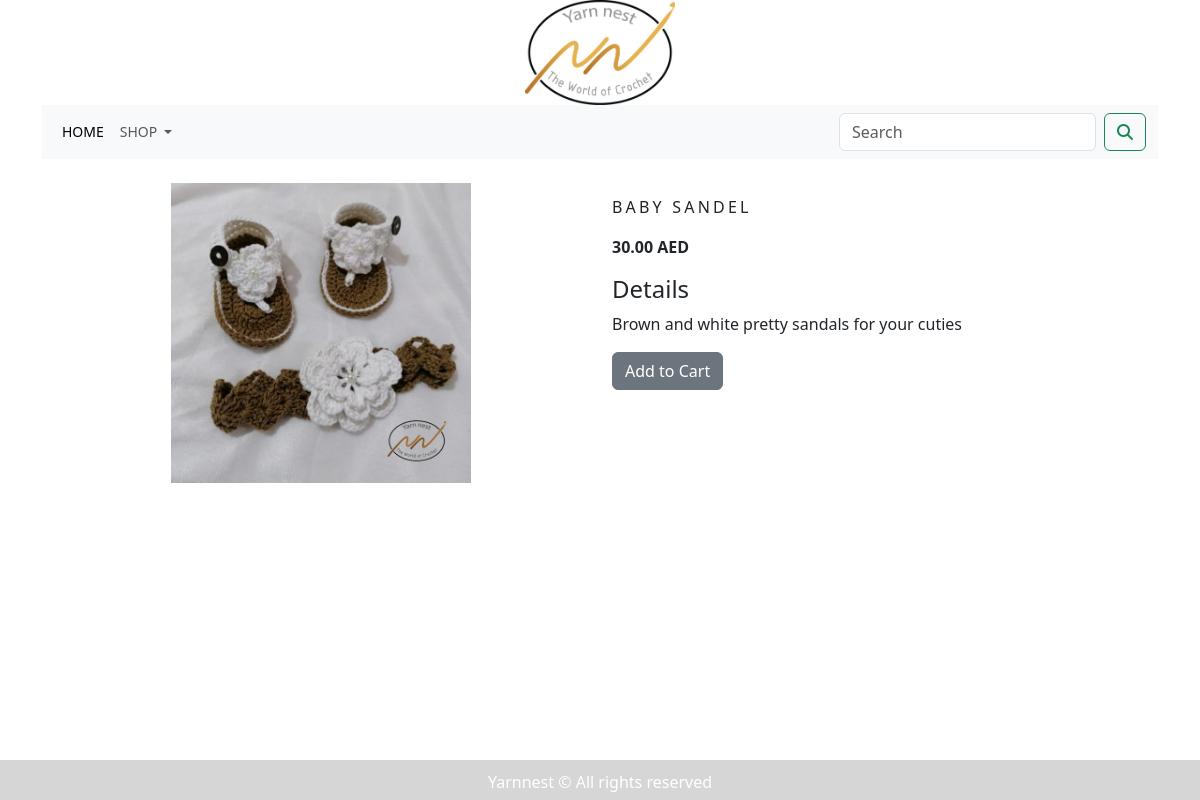
Screenshot of /crochet-baby-products/baby-sandel/ with the database file from the repository.
### shop/models.py (models this page shows, shortened)
class Product(models.Model):
    name = models.CharField(max_length=255, unique=True)
    slug = models.SlugField(max_length=255, unique=True)
    description = models.TextField(blank=True)
    price=models.DecimalField(max_digits=10,decimal_places=2)
    category=models.ForeignKey(Category,on_delete=models.CASCADE)
    image = models.ImageField(upload_to='product', blank=True)
    stock=models.IntegerField()
    available=models.BooleanField(default=True)
    created=models.DateTimeField(auto_now_add=True)
    updated=models.DateTimeField(auto_now=True)
    class Meta:
        ordering=('name',)
        verbose_name='product'
        verbose_name_plural='products'

### shop/views.py (the view)
# urls.py: path('<slug:c_slug>/<slug:product_slug>/', views.proDetails, name='prodCatdetail'),
def proDetails(request,c_slug,product_slug):
    try:
        product=Product.objects.get(category__slug=c_slug,slug=product_slug)
    except Exception as e:
        raise e
    return  render(request,'product.html',{'product':product})

### cart/context_processors.py (called while the page is built)
def counter(request):
    item_count=0
    if 'admin' in request.path:
        return {}
    else:
        try:
            cart=Cart.objects.filter(cart_id=_cart_id(request))
            cart_items=CartItem.objects.all().filter(cart=cart[:1])
            for item in cart_items:
                item_count += item.quantity
        except Cart.DoesNotExist:
            item_count=0
    return dict(item_count=item_count)

### cart/views.py (called while the page is built)
def _cart_id(request):
    cart=request.session.session_key
    if not cart:
        cart=request.session.create()
    return cart

### shop/context_processors.py (called while the page is built)
def menu_links(request):
    links=Category.objects.all()
    return dict(links=links)

### shop/models.py (called while the page is built)
    def get_url(self):
        return reverse('shop:product_by_category',args=[self.slug])

### templates/product.html (shortened to what this page needs)
{% extends 'base.html' %}
{% load static %}
{% block content %}
<div class="container">
 <br>
<div class="row">
  <div class="col-12 col-sm-12 col-md-12 col-lg-6 text-center">
    <div style="min-width:18rem;">
      <img src="{{product.image.url}}" alt="{{product.name}}"  width="300" />
    </div>
  </div>
    <div class="col-12 col-sm-12 col-md-12 col-lg-6">
      <div>
        <h1 class="my_pdt-ttl">{{product.name}}</h1>
        <p> <strong>{{product.price}} AED</strong></p>
        <h4 class="my_title" >Details</h4>
        <p class="text-justify my_pdt_txt">{{product.description}}</p>
        {% if product.stock <= 0 %}
          <p class="text-justify my_pdt_txt"><b>Out of stock <i class="fa-regular fa-face-worried"></i></b></p>
        {% else %}
          <a class="btn btn-secondary" href="{% url 'cart:add_cart' product.id %}">Add to Cart</a>
        {% endif %}
    </div>
    </div>
</div>
</div>
{% endblock %}

### static/css/custom.css (style rules this page uses)
* { clear:both; }
body { font-family: 'Roboto', sans-serif; }
.my_title { font-size:12px text-transform: uppercase letter-spacing : .2m; }
.my_pdt-ttl { font-size:16px; text-transform:uppercase; letter-spacing:.2em; padding-top:15px; padding-bottom:10px; }
.my_pdt_txt { padding-right:20px; }

### rows the page displays
Product: image (picture), name "BABY SANDEL", price "30.00", description "Brown and white pretty sandals for your cuties"
